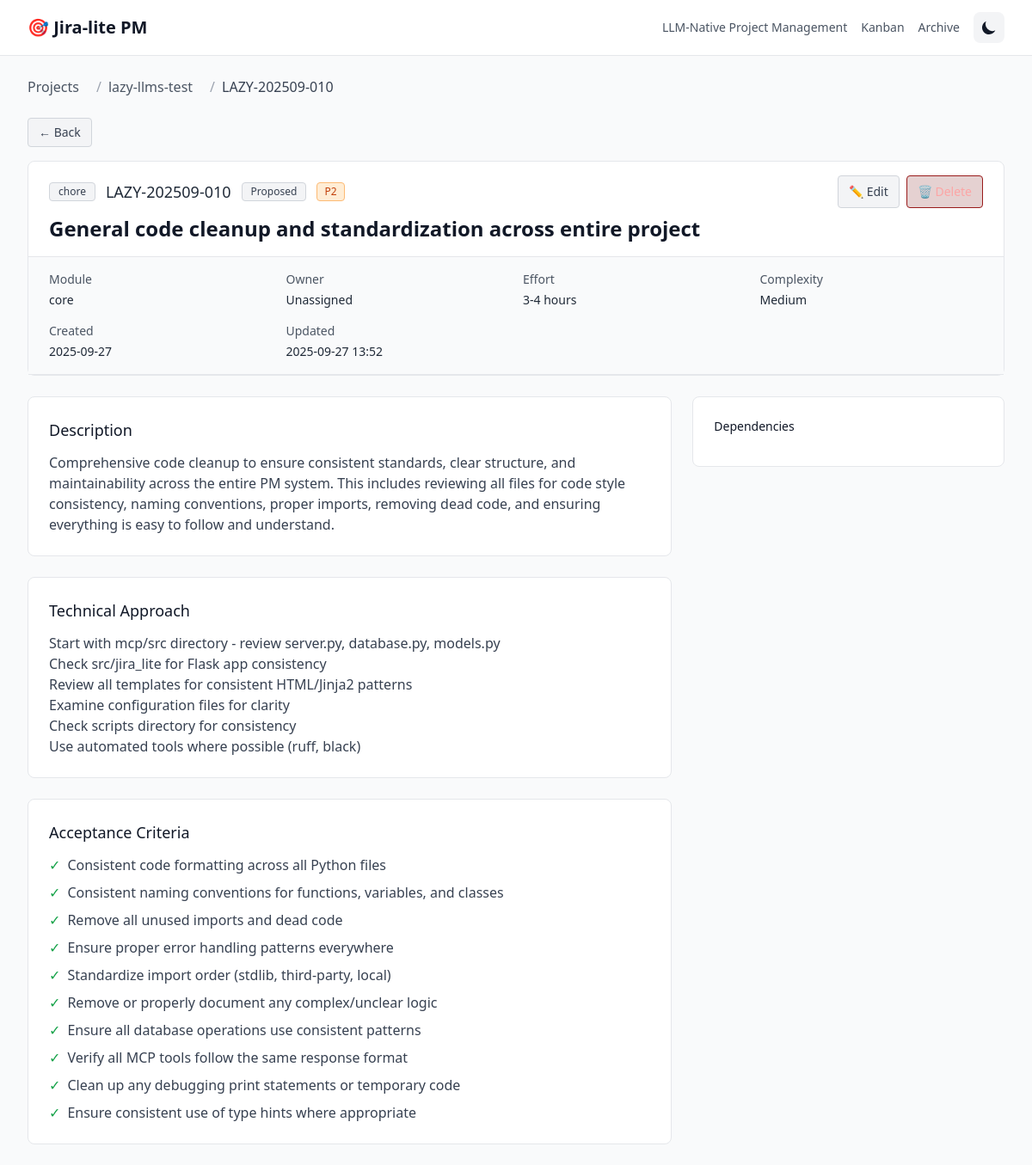
The page /pn_4092197438992473/issues/LAZY-202509-010 on the database its author committed.
### src/jira_lite/models.py (models this page shows, shortened)
class BaseModel(Model):
    class Meta:
        database = db
    def to_dict(self):
        data = {}
        for field in self._meta.sorted_fields:
            value = getattr(self, field.name)
            if isinstance(value, datetime):
                data[field.name] = value.isoformat() + 'Z'
            elif hasattr(value, 'to_dict'):
                data[field.name] = value.to_dict()
            elif hasattr(value, 'id'):
                data[field.name] = value.id
            else:
                data[field.name] = value
        return data

class Project(BaseModel):
    project_id = CharField(unique=True, index=True, max_length=64)
    project_slug = CharField(index=True, max_length=100)
    absolute_path = CharField(max_length=500)
    metadata = TextField(null=True)  # JSON string for submodules, vcs, mcp config
    created_utc = DateTimeField(default=datetime.utcnow, index=True)
    updated_utc = DateTimeField(default=datetime.utcnow)
    @property
    def submodules(self):
        if not self.metadata:
            return []
        try:
            data = json.loads(self.metadata)
            return data.get('submodules', [])
        except (json.JSONDecodeError, TypeError):
            return []
    @property
    def vcs(self):
        if not self.metadata:
            return {}
        try:
            data = json.loads(self.metadata)
            return data.get('vcs', {})
        except (json.JSONDecodeError, TypeError):
            return {}
    @property
    def mcp(self):
        if not self.metadata:
            return {}
        try:
            data = json.loads(self.metadata)
            return data.get('mcp', {})
        except (json.JSONDecodeError, TypeError):
            return {}
    def to_dict(self):
        data = super().to_dict()
        data.update({
            'submodules': self.submodules,
            'vcs': self.vcs,
            'mcp': self.mcp
        })
        return data

class Issue(BaseModel):
    project = ForeignKeyField(Project, backref='issues', on_delete='CASCADE')
    key = CharField(unique=True, index=True, max_length=50)
    title = CharField(index=True, max_length=200)
    type = CharField(index=True, max_length=20)  # feature, bug, refactor, chore, spike
    status = CharField(index=True, max_length=20)  # proposed, in_progress, review, done, canceled, blocked
    priority = CharField(index=True, max_length=10)  # P1, P2, P3, P4, P5
    module = CharField(null=True, index=True, max_length=100)
    owner = CharField(null=True, index=True, max_length=100)
    external_id = CharField(null=True, index=True, max_length=100)
    specification = TextField(null=True)     # problem_statement, technical_approach, acceptance_criteria
    planning = TextField(null=True)          # dependencies, risks, stakeholders, milestones
    implementation = TextField(null=True)    # tasks, branch, commits, artifacts
    communication = TextField(null=True)     # updates, comments, notifications
    analytics = TextField(null=True)         # time_tracking, velocity, estimates
    created_utc = DateTimeField(default=datetime.utcnow, index=True)
    updated_utc = DateTimeField(default=datetime.utcnow, index=True)
    @property
    def description(self):
        spec = self._get_json_field('specification')
        return spec.get('description', '')
    @property
    def acceptance(self):
        spec = self._get_json_field('specification')
        return spec.get('acceptance_criteria', [])
    @property
    def acceptance_criteria(self):
        return self.acceptance
    @property
    def dependencies(self):
        plan = self._get_json_field('planning')
        return plan.get('dependencies', [])
    @property
    def stakeholders(self):
        plan = self._get_json_field('planning')
        return plan.get('stakeholders', [])
    @property
    def estimated_effort(self):
        plan = self._get_json_field('planning')
        return plan.get('estimated_effort', '')
    @property
    def complexity(self):
        plan = self._get_json_field('planning')
        return plan.get('complexity', 'Medium')
    @property
    def branch_hint(self):
        impl = self._get_json_field('implementation')
        return impl.get('branch_hint', '')
    @property
    def commit_preamble(self):
        impl = self._get_json_field('implementation')
        return impl.get('commit_preamble', '')
    @property
    def commit_trailer(self):
        impl = self._get_json_field('implementation')
        return impl.get('commit_trailer', '')
    @property
    def links(self):
        impl = self._get_json_field('implementation')
        return impl.get('links', {})
    @property
    def technical_approach(self):
        spec = self._get_json_field('specification')
        return spec.get('technical_approach', '')
    @property
    def risks(self):
        plan = self._get_json_field('planning')
        return plan.get('risks', [])
    @property
    def estimate_notes(self):
        plan = self._get_json_field('planning')
        return plan.get('estimate_notes', [])
    def _get_json_field(self, field_name):
        field_value = getattr(self, field_name)
        if not field_value:
            return {}
        try:
            return json.loads(field_value)
        except (json.JSONDecodeError, TypeError):
            return {}
    def to_dict(self):
        data = super().to_dict()
        data.update({
            'description': self.description,
            'acceptance': self.acceptance,
            'acceptance_criteria': self.acceptance_criteria,  # Alias
            'dependencies': self.dependencies,
            'stakeholders': self.stakeholders,
            'estimated_effort': self.estimated_effort,
            'complexity': self.complexity,
            'branch_hint': self.branch_hint,
            'commit_preamble': self.commit_preamble,
            'commit_trailer': self.commit_trailer,
            'links': self.links,
            'technical_approach': self.technical_approach,
            'risks': self.risks,
            'estimate_notes': self.estimate_notes
        })
        return data

### src/jira_lite/app.py (the view)
    @app.route('/<project_id>/issues/<issue_key>')
    def issue_detail(project_id, issue_key):
        try:
            issue_data = pm_service.get_issue_with_context(issue_key)
            if issue_data['project']['project_id'] != project_id:
                abort(404)
            return render_template('issue_detail.html',
                                 project=issue_data['project'],
                                 issue=issue_data['issue'],
                                 tasks=issue_data['tasks'],
                                 worklogs=issue_data['worklogs'],
                                 dependencies=issue_data['dependencies'],
                                 render_markdown=render_markdown)
        except ValueError:
            abort(404)

### src/jira_lite/templates/issue_detail.html (shortened to what this page needs)
{% extends "base.html" %}
{% block content %}
<div class="px-4 sm:px-0">
    <nav class="flex mb-6" aria-label="Breadcrumb">
        <ol class="inline-flex items-center space-x-1 md:space-x-3">
            <li class="inline-flex items-center">
                <a href="/" class="text-gray-600 dark:text-gray-400 hover:text-primary transition-colors">Projects</a>
            </li>
            <li>
                <div class="flex items-center">
                    <span class="text-gray-400 dark:text-gray-600 mx-2">/</span>
                    <a href="/{{ project.project_id }}" class="text-gray-600 dark:text-gray-400 hover:text-primary transition-colors">{{ project.project_slug }}</a>
                </div>
            </li>
            <li>
                <div class="flex items-center">
                    <span class="text-gray-400 dark:text-gray-600 mx-2">/</span>
                    <span class="text-gray-700 dark:text-gray-300">{{ issue.key }}</span>
                </div>
            </li>
        </ol>
    </nav>
    <div class="mb-4">
        <button onclick="goBack()" class="inline-flex items-center px-3 py-1.5 border border-gray-300 dark:border-dark-border text-sm font-medium rounded text-gray-700 dark:text-gray-300 bg-gray-100 dark:bg-dark-surface hover:bg-gray-200 dark:hover:bg-dark-hover transition-colors">
            ← Back
        </button>
    </div>
    <div class="bg-white dark:bg-dark-surface border border-gray-200 dark:border-dark-border rounded-lg mb-6">
        <div class="px-6 py-4 border-b border-gray-200 dark:border-dark-border">
            <div class="flex items-center justify-between">
                <div class="flex items-center space-x-3">
                    <span class="inline-flex items-center px-2.5 py-0.5 rounded text-xs font-medium
                        {% if issue.type == 'chore' %}bg-gray-100 dark:bg-gray-800/50 text-gray-700 dark:text-gray-300 border border-gray-300 dark:border-gray-700{% endif %}
                        {% if issue.type == 'spike' %}bg-yellow-100 dark:bg-yellow-900/50 text-yellow-700 dark:text-yellow-300 border border-yellow-300 dark:border-yellow-800{% endif %}">
                        {{ issue.type }}
                    </span>
                    <span class="text-lg font-medium text-gray-800 dark:text-gray-200">{{ issue.key }}</span>
                    <span class="inline-flex items-center px-2.5 py-0.5 rounded text-xs font-medium
                        {% if issue.status == 'proposed' %}bg-gray-100 dark:bg-gray-800/50 text-gray-700 dark:text-gray-300 border border-gray-300 dark:border-gray-700{% endif %}
                        {% if issue.status == 'blocked' %}bg-red-100 dark:bg-red-900/50 text-red-700 dark:text-red-300 border border-red-300 dark:border-red-800{% endif %}">
                        {{ issue.status.replace('_', ' ').title() }}
                    </span>
                    <span class="inline-flex items-center px-2 py-0.5 rounded text-xs font-medium
                        {% if issue.priority == 'P2' %}bg-orange-100 dark:bg-orange-900/50 text-orange-700 dark:text-orange-300 border border-orange-300 dark:border-orange-800{% endif %}
                        {% if issue.priority == 'P5' %}bg-gray-100 dark:bg-gray-800/50 text-gray-700 dark:text-gray-300 border border-gray-300 dark:border-gray-700{% endif %}">
                        {{ issue.priority }}
                    </span>
                </div>
                <div class="flex items-center space-x-2">
                    <a href="/{{ project.project_id }}/issues/{{ issue.key }}/edit"
                       class="inline-flex items-center px-3 py-2 border border-gray-300 dark:border-dark-border text-sm font-medium rounded text-gray-700 dark:text-gray-300 bg-gray-100 dark:bg-dark-bg hover:bg-gray-200 dark:hover:bg-dark-hover transition-colors">
                        ✏️ Edit
                    </a>
                    <button onclick="deleteIssue('{{ issue.key }}')"
                            class="inline-flex items-center px-3 py-2 border border-red-800 text-sm font-medium rounded text-red-300 bg-red-900/20 hover:bg-red-900/40 transition-colors">
                        🗑️ Delete
                    </button>
                </div>
            </div>
            <h1 class="mt-2 text-2xl font-bold text-gray-900 dark:text-gray-100">{{ issue.title }}</h1>
        </div>
        <div class="px-6 py-4 bg-gray-50 dark:bg-dark-bg/50 border-b border-gray-200 dark:border-dark-border">
            <div class="grid grid-cols-1 gap-4 sm:grid-cols-2 lg:grid-cols-4">
                <div>
                    <dt class="text-sm font-medium text-gray-600 dark:text-gray-400">Module</dt>
                    <dd class="mt-1 text-sm text-gray-800 dark:text-gray-200">{{ issue.module or 'N/A' }}</dd>
                </div>
                <div>
                    <dt class="text-sm font-medium text-gray-600 dark:text-gray-400">Owner</dt>
                    <dd class="mt-1 text-sm text-gray-800 dark:text-gray-200">{{ issue.owner or 'Unassigned' }}</dd>
                </div>
                <div>
                    <dt class="text-sm font-medium text-gray-600 dark:text-gray-400">Effort</dt>
                    <dd class="mt-1 text-sm text-gray-800 dark:text-gray-200">{{ issue.estimated_effort or 'Not estimated' }}</dd>
                </div>
                <div>
                    <dt class="text-sm font-medium text-gray-600 dark:text-gray-400">Complexity</dt>
                    <dd class="mt-1 text-sm text-gray-800 dark:text-gray-200">{{ issue.complexity or 'Medium' }}</dd>
                </div>
                {% if issue.created_utc %}
                <div>
                    <dt class="text-sm font-medium text-gray-600 dark:text-gray-400">Created</dt>
                    <dd class="mt-1 text-sm text-gray-800 dark:text-gray-200">{{ issue.created_utc | format_date }}</dd>
                </div>
                {% endif %}
                {% if issue.updated_utc %}
                <div>
                    <dt class="text-sm font-medium text-gray-600 dark:text-gray-400">Updated</dt>
                    <dd class="mt-1 text-sm text-gray-800 dark:text-gray-200">{{ issue.updated_utc | format_datetime }}</dd>
                </div>
                {% endif %}
            </div>
        </div>
    </div>
    <div class="grid grid-cols-1 lg:grid-cols-3 gap-6">
        <div class="lg:col-span-2 space-y-6">
            <div class="bg-white dark:bg-dark-surface border border-gray-200 dark:border-dark-border rounded-lg p-6">
                <h2 class="text-lg font-medium text-gray-900 dark:text-gray-100 mb-3">Description</h2>
                <div class="prose dark:prose-invert max-w-none text-gray-700 dark:text-gray-300">
                    {{ render_markdown(issue.description) | safe }}
                </div>
            </div>
            {% if issue.technical_approach %}
            <div class="bg-white dark:bg-dark-surface border border-gray-200 dark:border-dark-border rounded-lg p-6">
                <h2 class="text-lg font-medium text-gray-900 dark:text-gray-100 mb-3">Technical Approach</h2>
                <div class="prose dark:prose-invert max-w-none text-gray-700 dark:text-gray-300">
                    {{ render_markdown(issue.technical_approach) | safe }}
                </div>
            </div>
            {% endif %}
            {% if issue.acceptance_criteria %}
            <div class="bg-white dark:bg-dark-surface border border-gray-200 dark:border-dark-border rounded-lg p-6">
                <h2 class="text-lg font-medium text-gray-900 dark:text-gray-100 mb-3">Acceptance Criteria</h2>
                <ul class="space-y-2">
                    {% for criterion in issue.acceptance_criteria %}
                    <li class="flex items-start">
                        <span class="text-green-600 dark:text-green-400 mr-2">✓</span>
                        <span class="text-gray-700 dark:text-gray-300">{{ criterion }}</span>
                    </li>
                    {% endfor %}
                </ul>
            </div>
            {% endif %}
        </div>
        <div class="space-y-6">
            {% if dependencies %}
            <div class="bg-white dark:bg-dark-surface border border-gray-200 dark:border-dark-border rounded-lg p-6">
                <h3 class="text-sm font-medium text-gray-900 dark:text-gray-100 mb-3">Dependencies</h3>
            </div>
            {% endif %}
        </div>
    </div>
</div>
{% endblock %}

### rows shown on the page
Project: project_slug "lazy-llms-test"
Issue: key "LAZY-202509-010", type "chore", status.replace "Proposed", priority "P2", title "General code cleanup and standardization across entire project", module "core", created_utc "2025-09-27", updated_utc "2025-09-27 13:52"

### other values the page prints
{{ issue.owner or 'Unassigned' }} "Unassigned"
{{ issue.estimated_effort or 'Not estimated' }} "3-4 hours"
{{ issue.complexity or 'Medium' }} "Medium"
{{ criterion }} "Consistent code formatting across all Python files" "Consistent naming conventions for functions, variables, and classes" "Remove all unused imports and dead code" "Ensure proper error handling patterns everywhere" "Standardize import order (stdlib, third-party, local)" "Remove or properly document any complex/unclear logic" "Ensure all database operations use consistent patterns" "Verify all MCP tools follow the same response format" "Clean up any debugging print statements or temporary code" "Ensure consistent use of type hints where appropriate"
